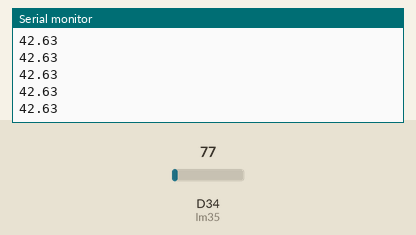
Bench run of a sketch on a simulated Arduino Zero (SAMD21). Parts: the last lines printed to the serial monitor. The test bench sets the inputs (shaded band); at power-on: D34 (lm35) = 77 (analog values on the 0–1023 scale).

Above: at 1.2 s.
1.3 s: D34 (lm35) set to 92
At 1.66 s:
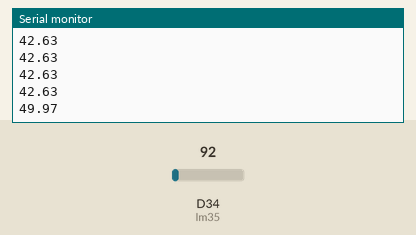
2.8 s: D34 (lm35) set to 107
At 2.86 s:
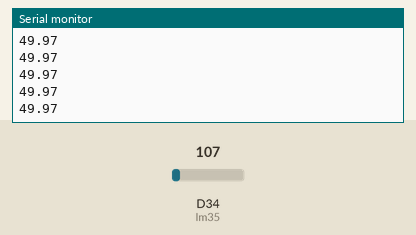
Timing chart, 0 to 5.8 s (numbered marks = the images above; inputs shaded):
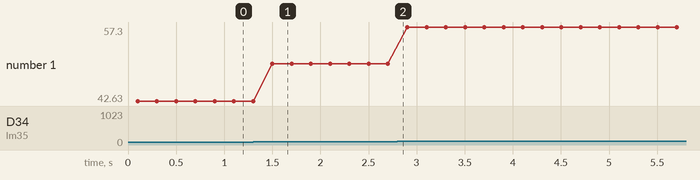

Measured:
- after the input at 1.3 s, the serial monitor: prints a new line after 0.20 s (image 1)
- plotted number 1: 42.63 → 49.97 after the input at 1.3 s, 49.97 → 57.3 after the input at 2.8 s

The sketch:

LM35_copy.ino
```cpp
int lm35=34;
int volt;
void setup() {
  // put your setup code here, to run once:
  Serial.begin(115200);
  pinMode(lm35,INPUT);
  analogReadResolution(10);//resolucion para obtener 1023
}

void loop() {
  // put your main code here, to run repeatedly:
  volt=analogRead(lm35);
  //Serial.println(volt);
  delay(100);

  float millivolts = (volt / 1023.0) * 5000;
  float celsius = (millivolts / 10)+5.0;
  Serial.println(celsius);
  delay(100);
}
```
